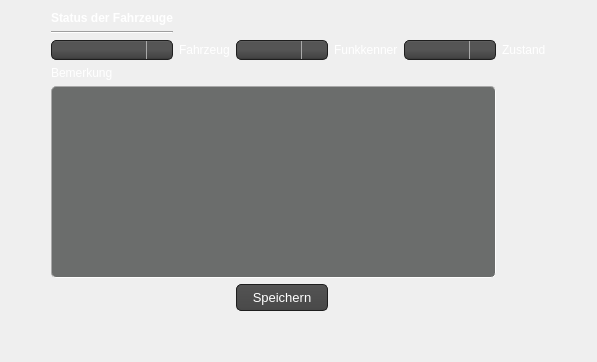
      <widget class="QWidget" name="tab_2">
       <attribute name="title">
        <string>Fahrzeug Status</string>
       </attribute>
       <layout class="QGridLayout" name="gridLayout_14">
        <item row="0" column="1">
         <layout class="QGridLayout" name="gridLayout_9">
          <item row="3" column="2">
           <widget class="QComboBox" name="comboBox">
            <property name="styleSheet">
             <string notr="true">QComboBox
{
    subcontrol-origin: padding;
    subcontrol-position: top right;
    selection-background-color: #111;
    selection-color: white;

    background-color: #464646;
    border-style: solid;
    border: 1px solid #1e1e1e;
    border-radius: 5;
    padding: 1px 0px 1px 20px;
}


QComboBox:hover, QPushButton:hover
{
    border: 1px solid teal;

}

QComboBox:editable {
    background: red;
    color: white;
}

QComboBox:on
{
    padding-top: 0px;
    padding-left: 0px;

    background-color: QLinearGradient( x1: 0, y1: 0, x2: 0, y2: 1, stop: 0 #2d2d2d, stop: 0.1 #2b2b2b, stop: 0.5 #292929, stop: 0.9 #282828, stop: 1 #252525);
    selection-background-color: rgb(67, 131, 202);
}

QComboBox:!on
{

    background-color: QLinearGradient( x1: 0, y1: 0, x2: 0, y2: 1, stop: 0 #666, stop: 0.1 #555, stop: 0.5 #555, stop: 0.9 #444, stop: 1 #333);
}

QComboBox QAbstractItemView
{
    border: 2px solid darkgray;
    color: black;
    selection-background-color: QLinearGradient( x1: 0, y1: 0, x2: 0, y2: 1, stop: 0 #111, stop: 1 #333);
}

QComboBox::drop-down
{
     subcontrol-origin: padding;
     subcontrol-position: top right;
     width: 15px;

     border-left-width: 1px;
     border-left-color: darkgray;
     border-left-style: solid; /* just a single line */
     border-top-right-radius: 3px; /* same radius as the QComboBox */
     border-bottom-right-radius: 3px;
     padding-left: 10px;
 }


</string>
            </property>
           </widget>
          </item>
          <item row="0" column="0">
           <widget class="QLabel" name="label_4">
            <property name="font">
             <font>
              <weight>75</weight>
              <bold>true</bold>
             </font>
            </property>
            <property name="mouseTracking">
             <bool>true</bool>
            </property>
            <property name="text">
             <string>&lt;html&gt;&lt;head/&gt;&lt;body&gt;&lt;p&gt;&lt;span style=&quot; color:#ffffff;&quot;&gt;Status der Fahrzeuge&lt;/span&gt;&lt;/p&gt;&lt;/body&gt;&lt;/html&gt;</string>
            </property>
           </widget>
          </item>
          <item row="4" column="0">
           <widget class="QLabel" name="label_17">
            <property name="styleSheet">
             <string notr="true">color: white</string>
            </property>
            <property name="text">
             <string>Bemerkung</string>
            </property>
           </widget>
          </item>
          <item row="3" column="0">
           <widget class="QComboBox" name="combo_rtw">
            <property name="styleSheet">
             <string notr="true">QComboBox
{
    subcontrol-origin: padding;
    subcontrol-position: top right;
    selection-background-color: #111;
    selection-color: white;

    background-color: #464646;
    border-style: solid;
    border: 1px solid #1e1e1e;
    border-radius: 5;
    padding: 1px 0px 1px 20px;
}


QComboBox:hover, QPushButton:hover
{
    border: 1px solid teal;

}

QComboBox:editable {
    background: red;
    color: white;
}

QComboBox:on
{
    padding-top: 0px;
    padding-left: 0px;

    background-color: QLinearGradient( x1: 0, y1: 0, x2: 0, y2: 1, stop: 0 #2d2d2d, stop: 0.1 #2b2b2b, stop: 0.5 #292929, stop: 0.9 #282828, stop: 1 #252525);
    selection-background-color: rgb(67, 131, 202);
}

QComboBox:!on
{

    background-color: QLinearGradient( x1: 0, y1: 0, x2: 0, y2: 1, stop: 0 #666, stop: 0.1 #555, stop: 0.5 #555, stop: 0.9 #444, stop: 1 #333);
}

QComboBox QAbstractItemView
{
    border: 2px solid darkgray;
    color: black;
    selection-background-color: QLinearGradient( x1: 0, y1: 0, x2: 0, y2: 1, stop: 0 #111, stop: 1 #333);
}

QComboBox::drop-down
{
     subcontrol-origin: padding;
     subcontrol-position: top right;
     width: 15px;

     border-left-width: 1px;
     border-left-color: darkgray;
     border-left-style: solid; /* just a single line */
     border-top-right-radius: 3px; /* same radius as the QComboBox */
     border-bottom-right-radius: 3px;
     padding-left: 10px;
 }


</string>
            </property>
           </widget>
          </item>
          <item row="6" column="2">
           <widget class="QPushButton" name="button_fahrzeuge">
            <property name="styleSheet">
             <string notr="true">QPushButton{
   background-color: QLinearGradient( x1: 0, y1: 0, x2: 0, y2: 1, stop: 0 #565656, stop: 0.1 #525252, stop: 0.5 #4e4e4e, stop: 0.9 #4a4a4a, stop: 1 #464646);
  	border-style: solid;
    border: 1px solid #1e1e1e;
    border-radius: 5;
    padding: 1px 0px 1px 20px;
    font: 13px;
    min-width: 10em;
    padding: 5px;
	color: white;
}
QPushButton:hover{
	background-color: QLinearGradient( x1: 0, y1: 0, x2: 0, y2: 1, stop: 0 #565656, stop: 0.1 #525252, stop: 0.5 #4e4e4e, stop: 0.9 #4a4a4a, stop: 1 #464646);
  	border-style: solid;
    border: 1px solid rgb(59, 204, 179);
    border-radius: 5;
    padding: 1px 0px 1px 20px;
    font: 13px;
    min-width: 10em;
    padding: 5px;
	color: white;
}
QPushButton:pressed {
background-color: rgb(130, 152, 152);
  	border-style: solid;
    border: 1px solid #1EFFFF;
    border-radius: 5;
    padding: 1px 0px 1px 20px;
    font: 13px;
    min-width: 10em;
    padding: 5px;
	color: white;

}</string>
            </property>
            <property name="text">
             <string>Speichern</string>
            </property>
           </widget>
          </item>
          <item row="3" column="4">
           <widget class="QComboBox" name="combo_zustand">
            <property name="styleSheet">
             <string notr="true">QComboBox
{
    subcontrol-origin: padding;
    subcontrol-position: top right;
    selection-background-color: #111;
    selection-color: white;

    background-color: #464646;
    border-style: solid;
    border: 1px solid #1e1e1e;
    border-radius: 5;
    padding: 1px 0px 1px 20px;
}


QComboBox:hover, QPushButton:hover
{
    border: 1px solid teal;

}

QComboBox:editable {
    background: red;
    color: white;
}

QComboBox:on
{
    padding-top: 0px;
    padding-left: 0px;

    background-color: QLinearGradient( x1: 0, y1: 0, x2: 0, y2: 1, stop: 0 #2d2d2d, stop: 0.1 #2b2b2b, stop: 0.5 #292929, stop: 0.9 #282828, stop: 1 #252525);
    selection-background-color: rgb(67, 131, 202);
}

QComboBox:!on
{

    background-color: QLinearGradient( x1: 0, y1: 0, x2: 0, y2: 1, stop: 0 #666, stop: 0.1 #555, stop: 0.5 #555, stop: 0.9 #444, stop: 1 #333);
}

QComboBox QAbstractItemView
{
    border: 2px solid darkgray;
    color: black;
    selection-background-color: QLinearGradient( x1: 0, y1: 0, x2: 0, y2: 1, stop: 0 #111, stop: 1 #333);
}

QComboBox::drop-down
{
     subcontrol-origin: padding;
     subcontrol-position: top right;
     width: 15px;

     border-left-width: 1px;
     border-left-color: darkgray;
     border-left-style: solid; /* just a single line */
     border-top-right-radius: 3px; /* same radius as the QComboBox */
     border-bottom-right-radius: 3px;
     padding-left: 10px;
 }


</string>
            </property>
           </widget>
          </item>
          <item row="3" column="5">
           <widget class="QLabel" name="label_7">
            <property name="text">
             <string>&lt;html&gt;&lt;head/&gt;&lt;body&gt;&lt;p&gt;&lt;span style=&quot; color:#ffffff;&quot;&gt;Zustand&lt;/span&gt;&lt;/p&gt;&lt;/body&gt;&lt;/html&gt;</string>
            </property>
           </widget>
          </item>
          <item row="6" column="0">
           <spacer name="horizontalSpacer">
            <property name="orientation">
             <enum>Qt::Horizontal</enum>
            </property>
            <property name="sizeHint" stdset="0">
             <size>
              <width>40</width>
              <height>20</height>
             </size>
            </property>
           </spacer>
          </item>
          <item row="7" column="1">
           <spacer name="verticalSpacer_5">
            <property name="orientation">
             <enum>Qt::Vertical</enum>
            </property>
            <property name="sizeHint" stdset="0">
             <size>
              <width>20</width>
              <height>40</height>
             </size>
            </property>
           </spacer>
          </item>
          <item row="5" column="0" colspan="5">
           <widget class="QTextEdit" name="fahrzeug_textedit">
            <property name="styleSheet">
             <string notr="true">QTextEdit {
background-color: rgb(107, 109, 108);
border: 1px inset darkgrey;
border-radius: 5px;
padding: 0 8px;
font-size: 13px;
color: white;
gridline-color: #585759;
}</string>
            </property>
           </widget>
          </item>
          <item row="3" column="1">
           <widget class="QLabel" name="label_6">
            <property name="text">
             <string>&lt;html&gt;&lt;head/&gt;&lt;body&gt;&lt;p&gt;&lt;span style=&quot; color:#ffffff;&quot;&gt;Fahrzeug&lt;/span&gt;&lt;/p&gt;&lt;/body&gt;&lt;/html&gt;</string>
            </property>
           </widget>
          </item>
          <item row="1" column="0">
           <widget class="Line" name="line_18">
            <property name="orientation">
             <enum>Qt::Horizontal</enum>
            </property>
           </widget>
          </item>
          <item row="3" column="3">
           <widget class="QLabel" name="label_116">
            <property name="styleSheet">
             <string notr="true">color: white;</string>
            </property>
            <property name="text">
             <string>Funkkenner</string>
            </property>
           </widget>
          </item>
          <item row="6" column="4">
           <spacer name="horizontalSpacer_2">
            <property name="orientation">
             <enum>Qt::Horizontal</enum>
            </property>
            <property name="sizeHint" stdset="0">
             <size>
              <width>40</width>
              <height>20</height>
             </size>
            </property>
           </spacer>
          </item>
         </layout>
        </item>
        <item row="0" column="0">
         <spacer name="horizontalSpacer_11">
          <property name="orientation">
           <enum>Qt::Horizontal</enum>
          </property>
          <property name="sizeHint" stdset="0">
           <size>
            <width>40</width>
            <height>20</height>
           </size>
          </property>
         </spacer>
        </item>
        <item row="0" column="2">
         <spacer name="horizontalSpacer_12">
          <property name="orientation">
           <enum>Qt::Horizontal</enum>
          </property>
          <property name="sizeHint" stdset="0">
           <size>
            <width>40</width>
            <height>20</height>
           </size>
          </property>
         </spacer>
        </item>
       </layout>
      </widget>
